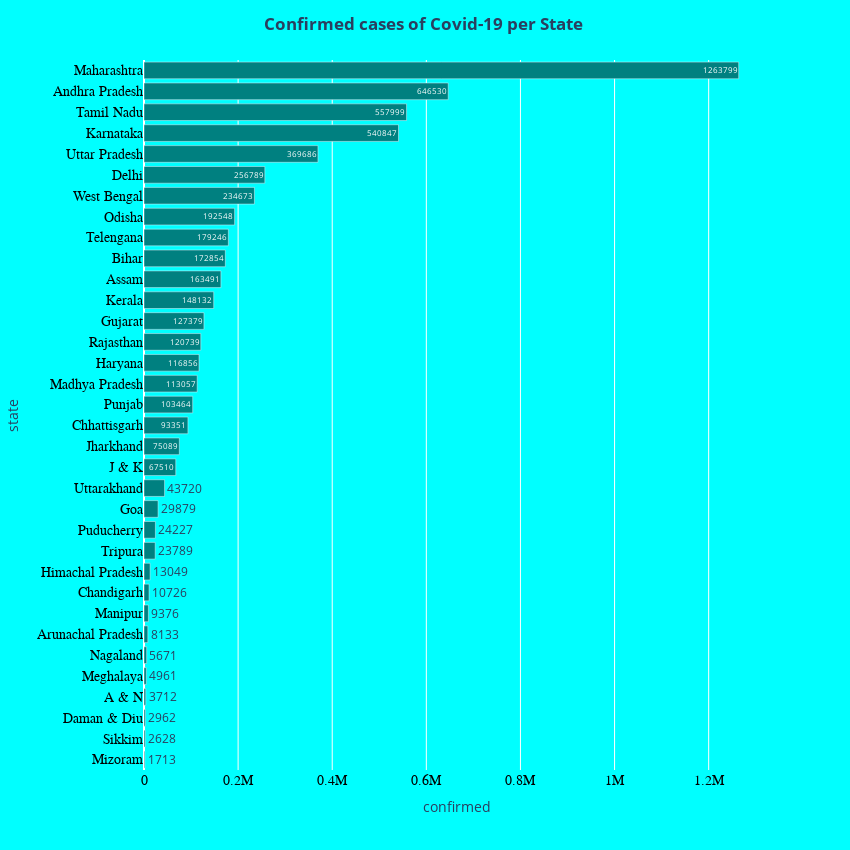

This figure's notebook cell:
### Code cell
confirmed = merged.sort_values('confirmed', ascending = True)

lowc = confirmed.head(10)
highc = confirmed.tail(10)


fig = px.bar(confirmed, x="confirmed", y="state", orientation='h', text = 'confirmed')
fig.update_layout(
    title_text='<b>Confirmed cases of Covid-19 per State <b>',
    title_x=0.5,
    paper_bgcolor='aqua',
    plot_bgcolor = "aqua",
    autosize=False,
    width= 850,
    height=850)
fig.update_traces(marker_color='teal')
fig.update_xaxes(tickfont=dict(family='Rockwell', color='black', size=14))
fig.update_yaxes(tickfont=dict(family='Rockwell', color='black', size=14))
fig.show()

### Figure 1 — Plotly figure (JSON) as saved in the notebook; plotly's stock layout.template omitted (floating-point values rounded to 4 significant figures)
{"data": [{"alignmentgroup": "True", "hovertemplate": "confirmed=%{text}<br>state=%{y}<extra></extra>", "legendgroup": "", "marker": {"color": "teal"}, "name": "", "offsetgroup": "", "orientation": "h", "showlegend": false, "text": [1713, 2628, 2962, 3712, 4961, 5671, 8133, 9376, 10726, 13049, 23789, 24227, 29879, 43720, 67510, 75089, 93351, 103464, 113057, 116856, 120739, 127379, 148132, 163491, 172854, 179246, 192548, 234673, 256789, 369686, 540847, 557999, 646530, 1263799], "textposition": "auto", "type": "bar", "x": [1713, 2628, 2962, 3712, 4961, 5671, 8133, 9376, 10726, 13049, 23789, 24227, 29879, 43720, 67510, 75089, 93351, 103464, 113057, 116856, 120739, 127379, 148132, 163491, 172854, 179246, 192548, 234673, 256789, 369686, 540847, 557999, 646530, 1263799], "xaxis": "x", "y": ["Mizoram", "Sikkim", "Daman & Diu", "A & N", "Meghalaya", "Nagaland", "Arunachal Pradesh", "Manipur", "Chandigarh", "Himachal Pradesh", "Tripura", "Puducherry", "Goa", "Uttarakhand", "J & K", "Jharkhand", "Chhattisgarh", "Punjab", "Madhya Pradesh", "Haryana", "Rajasthan", "Gujarat", "Kerala", "Assam", "Bihar", "Telengana", "Odisha", "West Bengal", "Delhi", "Uttar Pradesh", "Karnataka", "Tamil Nadu", "Andhra Pradesh", "Maharashtra"], "yaxis": "y"}], "layout": {"autosize": false, "barmode": "relative", "height": 850, "legend": {"tracegroupgap": 0}, "margin": {"t": 60}, "paper_bgcolor": "aqua", "plot_bgcolor": "aqua", "title": {"text": "<b>Confirmed cases of Covid-19 per State <b>", "x": 0.5}, "width": 850, "xaxis": {"anchor": "y", "domain": [0, 1], "tickfont": {"color": "black", "family": "Rockwell", "size": 14}, "title": {"text": "confirmed"}, "type": "linear", "range": [0, 1330000.0], "autorange": true}, "yaxis": {"anchor": "x", "domain": [0, 1], "tickfont": {"color": "black", "family": "Rockwell", "size": 14}, "title": {"text": "state"}, "type": "category", "range": [-0.5, 33.5], "autorange": true}}}
